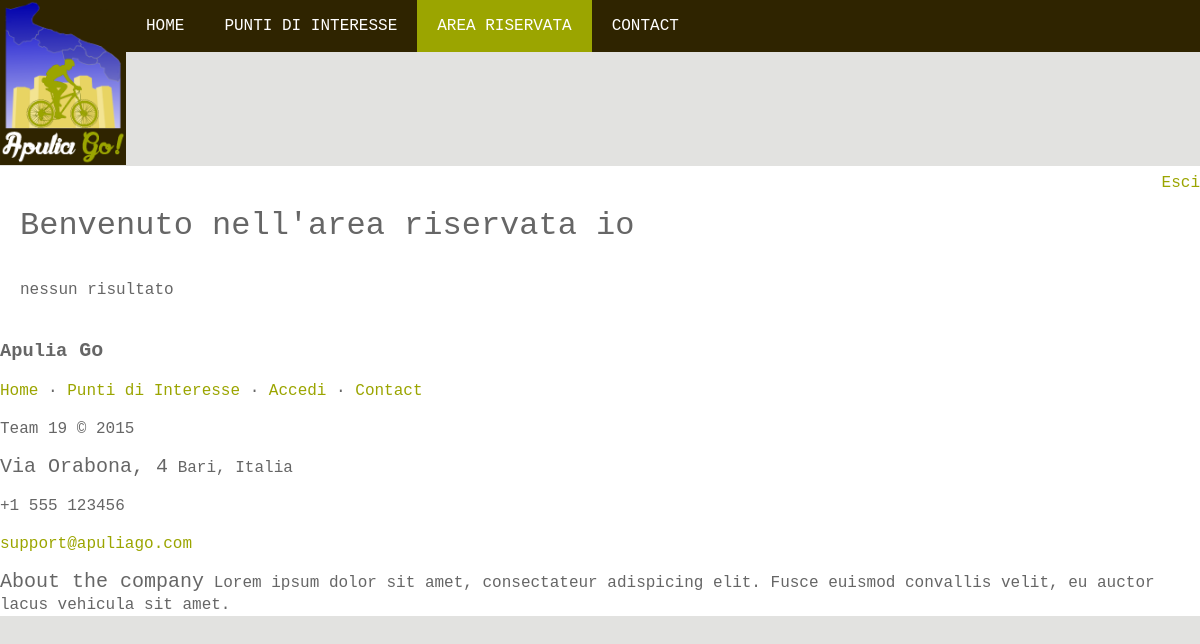
The app's page /php_login/prenotazioni.php (signed in), older data.
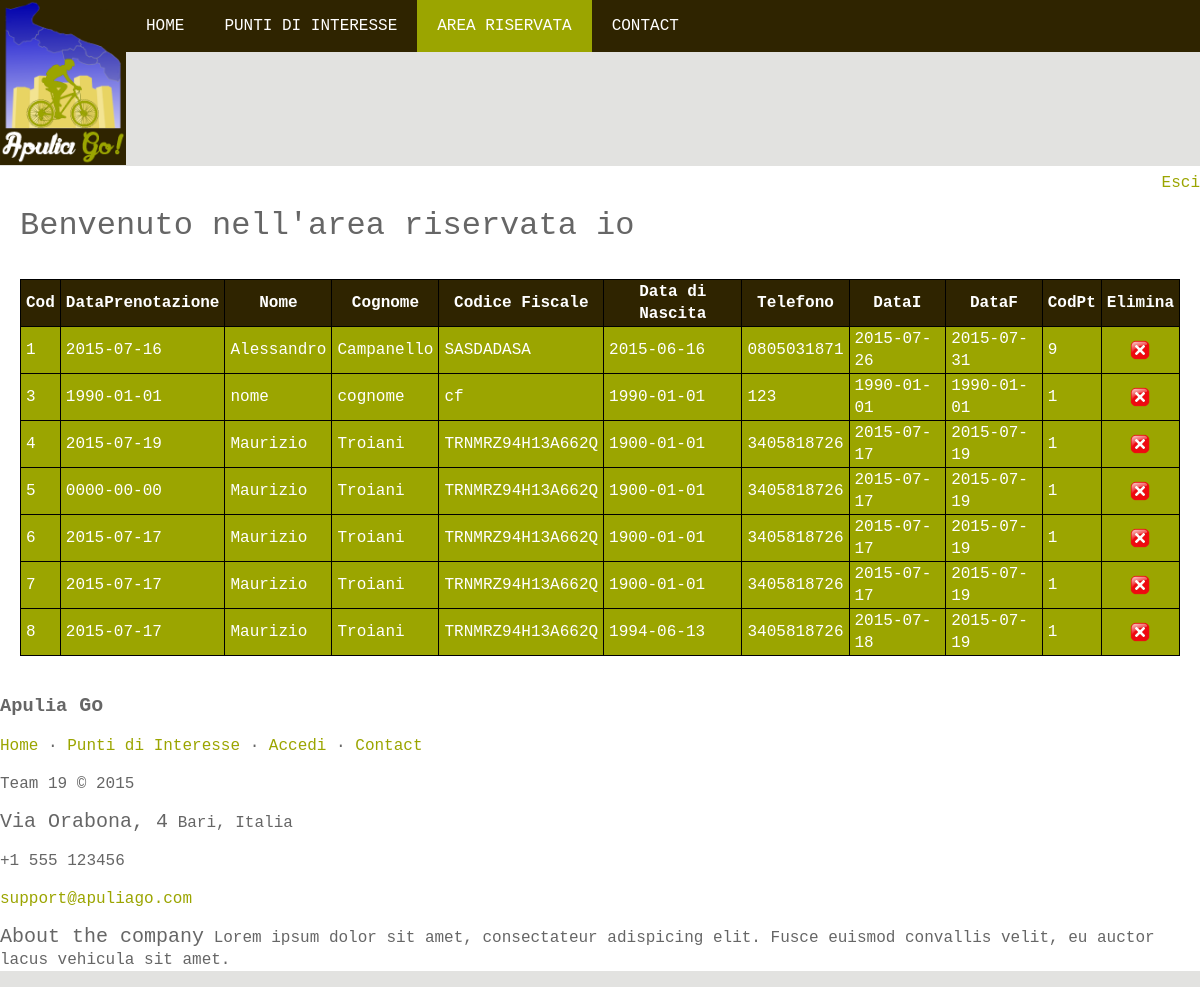
The same page, newer data.
### tables this page shows
CREATE TABLE `Utenti` (
  `id_utente` int(4) NOT NULL,
  `nome_utente` varchar(20) DEFAULT NULL,
  `password` varchar(40) DEFAULT NULL,
  `nome_reale` varchar(50) DEFAULT NULL,
  `email` varchar(80) DEFAULT NULL
);

CREATE TABLE `Prenotazioni` (
  `Cod` int(5) NOT NULL,
  `DataP` date NOT NULL,
  `Nome` varchar(30) NOT NULL,
  `Cognome` varchar(30) NOT NULL,
  `CF` varchar(16) NOT NULL,
  `DataN` date NOT NULL,
  `Tel` varchar(12) NOT NULL,
  `DataI` date NOT NULL,
  `DataF` date NOT NULL,
  `CodPt` int(3) NOT NULL
);

### php_login/prenotazioni.php (the view, shortened to what this page needs)
<?php
include_once ('../tema_inf.php');
@include_once 'functions.php';
$obj = new Iscrizioni();
$id_utente = $_SESSION['id_utente'];
?>
<!DOCTYPE html>
<html>
    <head>
        <link rel="stylesheet" href="styleAreaRiservata.css">
        <?php navH(3); ?>
        <?php logoH(); ?>
    </head>
    <body>
        <div id="container">
            <div id="mes-full">
            </div>
            <div id="navigation">
                <p align="right"/>
                    <a href="<?php echo "area_riservata.php"; ?>?val=fine_sessione" title="Logout">Esci</a>
            </div>
            <div id="main-body">
                <h1>Benvenuto nell'area riservata <?php $obj -> mostra_utente($id_utente); ?> </h1>
            </div>
            <div id="middle">
                <?php
                $query = "SELECT * FROM Prenotazioni";
                $result = mysql_query($query);
                if ($result && mysql_num_rows($result) > 0) {
                    echo " <div id='tabPrenotazioniPunti'><table border='1'>
                    <th>Cod</th>
                    <th>DataPrenotazione</th>
                    <th>Nome</th>
                    <th>Cognome</th>
                    <th>Codice Fiscale</th>
                    <th>Data di Nascita</th>
                    <th>Telefono</th>
                    <th>DataI</th>
                    <th>DataF</th>
                    <th>CodPt</th>
                    <th>Elimina</th>";
                    while ($row = mysql_fetch_assoc($result)) {
                        $CodDelete = $row['Cod'];
                        echo "<tr>
                            <td>" . $row['Cod'] . "</td>
                            <td>" . $row['DataP'] . "</td>
                            <td>" . $row['Nome'] . "</td>
                            <td>" . $row['Cognome'] . "</td>
                            <td>" . $row['CF'] . "</td>
                            <td>" . $row['DataN'] . "</td>
                            <td>" . $row['Tel'] . "</td>
                            <td>" . $row['DataI'] . "</td>
                            <td>" . $row['DataF'] . "</td>
                            <td>" . $row['CodPt'] . "</td>
                            <td><center><a href='javascript:cancella($CodDelete)'>
                            <img src='../img/icon_cancella.png' align='center'>
                            </a></center></td>
                        </tr>";
                    }
                    echo "</table></div>";
                } else
                    echo "nessun risultato";
            ?>
</div>
<?php footerH(); ?>
</div>
</body>
</html>

### tema_inf.php (shortened to what this page needs)
<?php
function navH($num) {
?>
<div id="lineNav">
<div id="nav">
    <?php
    if($num==1) {
        echo '<a class="selected" href="../home.php">.Home</a>';
    }else{
        echo '<a href="../home.php">Home</a>';
    }
    if($num==2) {
        echo '<a class="selected" href="../attrazioni.php">Punti di interesse</a>';
    }else{
        echo '<a href="../attrazioni.php">Punti di interesse</a>';
    }
    if($num==3) {
        echo '<a class="selected" href="area_riservata.php">Area Riservata</a>';
    }else{
        echo '<a href="area_riservata.php">Area Riservata</a>';
    }
    if($num==4) {
        echo '<a class="selected" href="../contact.php">Contact</a>';
    }else{
        echo '<a href="../contact.php">Contact</a>';
    }
    ?>
</div>
</div>
<?php
}
?>
<?php
function logoH() {
?>
<div id="logo">
    <a href="../home.php"><img src="../img/ApuliaLogo.png" /></a>
</div>
<?php
}
function footerH() {
?>
<footer class="footer-distributed">
    <div class="footer-left">
        <h3>Apulia<span> Go</span></h3>
        <p class="footer-links">
            <a href="../home.php">Home</a>
            ·
            <a href="../attrazioni.php">Punti di Interesse</a>
            ·
            <a href="area_riservata.php">Accedi</a>
            ·
            <a href="../contact.php">Contact</a>
        </p>
        <p class="footer-company-name">
            Team 19 &copy; 2015
        </p>
    </div>
    <div class="footer-center">
        <div>
            <p>
                <span>Via Orabona, 4</span> Bari, Italia
            </p>
        </div>
        <div>
            <p>
                +1 555 123456
            </p>
        </div>
        <div>
            <p>
                <a href="mailto:support@company.com">support@apuliago.com</a>
            </p>
        </div>
    </div>
    <div class="footer-right">
        <p class="footer-company-about">
            <span>About the company</span>
            Lorem ipsum dolor sit amet, consectateur adispicing elit. Fusce euismod convallis velit, eu auctor lacus vehicula sit amet.
        </p>
    </div>
</footer>
<?php
}
?>

### php_login/functions.php (shortened to what this page needs)
<?php
class Iscrizioni {
  public function mostra_utente($id_utente) {
    $query = @mysql_query("SELECT nome_reale FROM Utenti WHERE id_utente = $id_utente") or die('Errore: ' . mysql_error());
    $risultato = @mysql_fetch_object($query);
    echo $risultato->nome_reale;
  }
  }
?>

### php_login/styleAreaRiservata.css (style rules this page uses)
body { margin: 0; padding: 0; background: #e2e2e0; color: #666; font: 16px/28px; font-family: "Courier", sans-serif; line-height: 22px; }
h1, h2 { font-weight: normal; }
a { color: #9BA500; text-decoration: none; }
#container { margin: 0 auto; background: #fff }
#navigation { margin-top: -10px; }
#lineNav { background: #2F2400; }
#nav { margin-left: 126px; background: #2F2400; color: #fff; }
#nav a { color: #fff; padding: 15px 20px; display: inline-block; text-decoration: none; text-transform: uppercase; }
#nav .selected { background: #9BA500; color: #fff; }
#logo img { z-index: 100; position: absolute; top: 0px; left: 0px; height: 165px; width: auto; }
#mes-full { padding: 57px; clear: both; background: #e2e2e0; }
span { font-size: 20px; }
#main-body { padding-left: 20px; }
#middle { padding: 20px; margin-top: 10px; margin-bottom: 10px; }
#middle #tabPrenotazioniPunti table, td, th { padding-left: 5px; padding-right: 5px; border: 1px solid black; border-collapse: collapse; table-layout:auto; }
#middle #tabPrenotazioniPunti th { background-color: #2F2400; color: white; }
#middle #tabPrenotazioniPunti tr { background-color: #9BA500; color: white; }
#middle img { vertical-align: center; margin: 0 auto; width: 20px; height: auto; }

Row changes from the older to the newer data that the page shows:
added prenotazioni: Cod "1", DataP "2015-07-16", Nome "Alessandro", Cognome "Campanello", CF "SASDADASA", DataN "2015-06-16", Tel "0805031871", DataI "2015-07-26", DataF "2015-07-31", CodPt "9"
added prenotazioni: Cod "3", DataP "1990-01-01", Nome "nome", Cognome "cognome", CF "cf", DataN "1990-01-01", Tel "123", DataI "1990-01-01", DataF "1990-01-01", CodPt "1"
added prenotazioni: Cod "4", DataP "2015-07-19", Nome "Maurizio", Cognome "Troiani", CF "TRNMRZ94H13A662Q", DataN "1900-01-01", Tel "3405818726", DataI "2015-07-17", DataF "2015-07-19", CodPt "1"
added prenotazioni: Cod "5", DataP "0000-00-00", Nome "Maurizio", Cognome "Troiani", CF "TRNMRZ94H13A662Q", DataN "1900-01-01", Tel "3405818726", DataI "2015-07-17", DataF "2015-07-19", CodPt "1"
added prenotazioni: Cod "6", DataP "2015-07-17", Nome "Maurizio", Cognome "Troiani", CF "TRNMRZ94H13A662Q", DataN "1900-01-01", Tel "3405818726", DataI "2015-07-17", DataF "2015-07-19", CodPt "1"
added prenotazioni: Cod "7", DataP "2015-07-17", Nome "Maurizio", Cognome "Troiani", CF "TRNMRZ94H13A662Q", DataN "1900-01-01", Tel "3405818726", DataI "2015-07-17", DataF "2015-07-19", CodPt "1"
added prenotazioni: Cod "8", DataP "2015-07-17", Nome "Maurizio", Cognome "Troiani", CF "TRNMRZ94H13A662Q", DataN "1994-06-13", Tel "3405818726", DataI "2015-07-18", DataF "2015-07-19", CodPt "1"
Text that changed along with them:
text no longer shown: "nessun risultato"
text now shown: "Cod DataPrenotazione Nome Cognome Codice Fiscale Data di Nascita Telefono DataI DataF CodPt Elimina"
